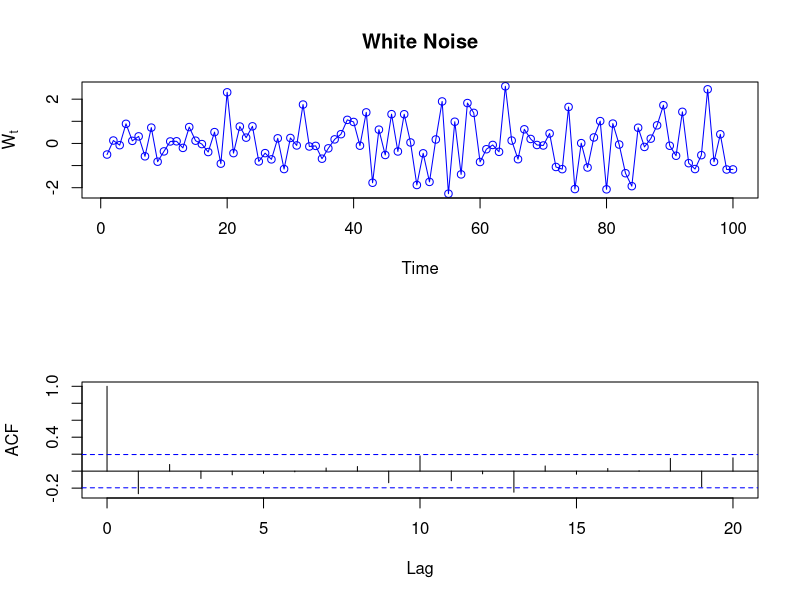
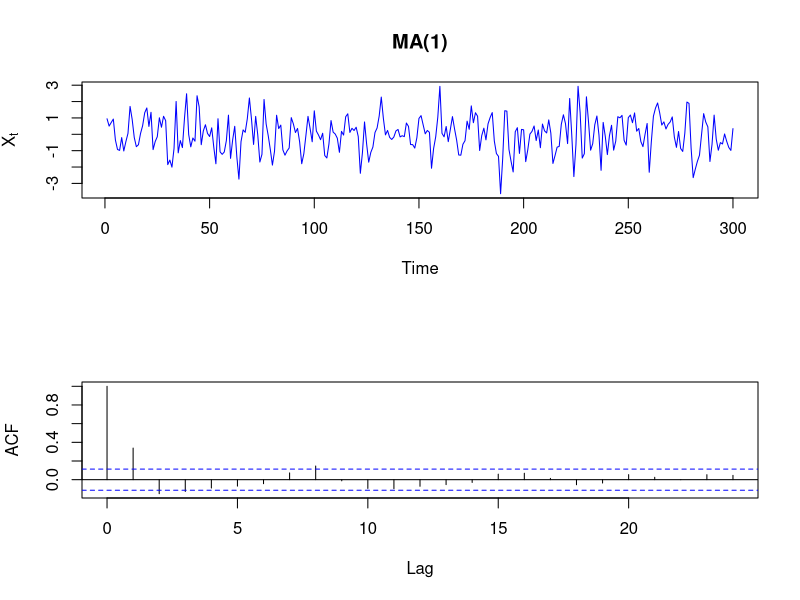
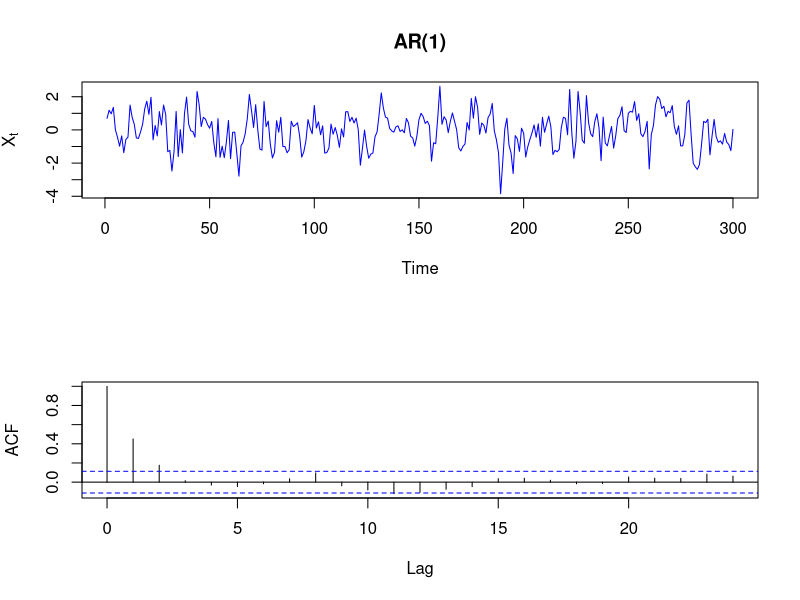
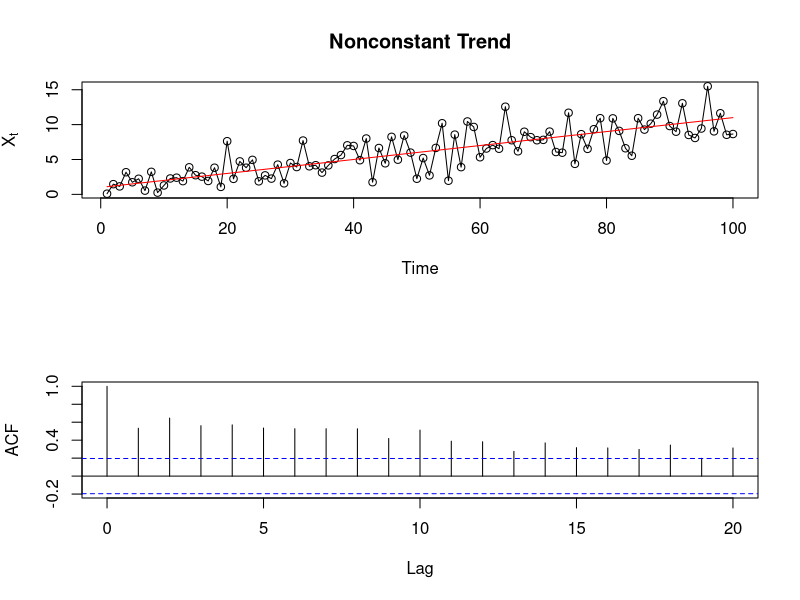
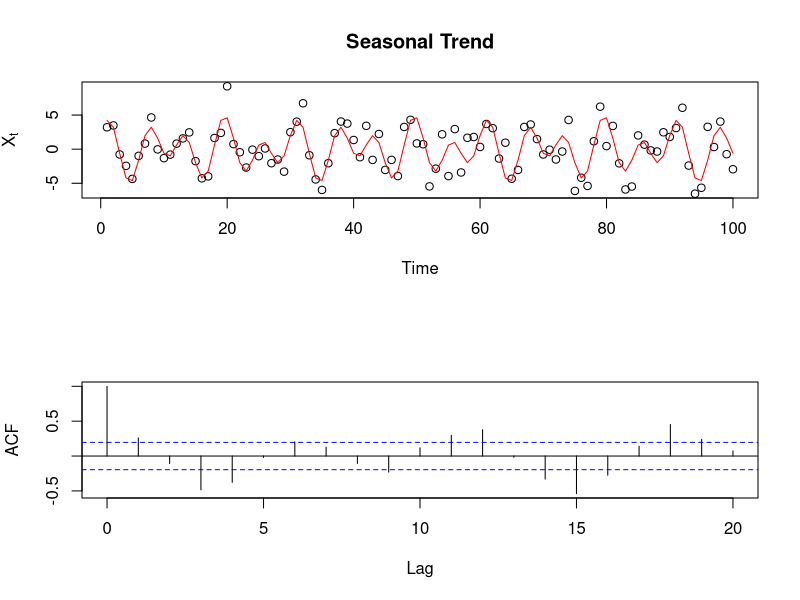
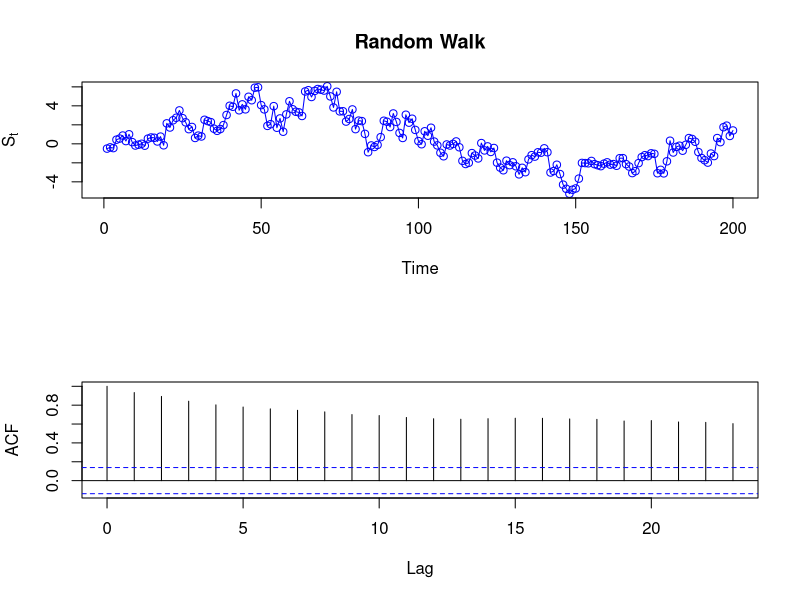

These charts were generated, in order, by the following R code:
## ---- chunk 1
set.seed(100); # This allows us to reproduce our results

par(mfrow=c(2,1)) #This gives us our graphs in 2 rows, 1 column

n=seq(1,100,1) #This gives our iterations starting from n=1 to n=100, with a step size of 1
WN=rnorm(100,0,1); #Here is the White Noise. rnorm(n,mean,std dev)
plot(n,WN,type="o",col="blue",main="White Noise",ylab=expression(W[t]),xlab="Time") #This plots the white noise

acf(WN, main="") #This plots the ACF. main="" turns the title off
## ---- chunk 2
set.seed(100) ;# This allows us to reproduce our results
par(mfrow=c(2,1)) #This gives us our graphs in 2 rows, 1 column

w<-rnorm(320,0,1) #noise with 20 extra iterations to avoid startup issues  
v<-filter(w, sides=1, c(1,.6))[-(1:20)] #MA(1). The c term represents the coefficients and the last term removes the first 20 iterations
plot.ts(v, main="MA(1)",col="blue",ylab=expression(X[t]),xlab="Time") #This plot the MA(1) model

acf(v, main="") #This plots the ACF.
## ---- chunk 3
set.seed(100); # This allows us to reproduce our results
par(mfrow=c(2,1)) #This gives us our graphs in 2 rows, 1 column

w<-rnorm(320,0,1) #noise with 20 extra iterations to avoid startup issues 
y<-filter(w, filter=c(.6), method="recursive")[-(1:20)] #AR(1). The c term represents the coefficients and the last term removes the first 20 iterations
plot.ts(y, main="AR(1)",col="blue",ylab=expression(X[t]),xlab="Time") #This plot the MA(1) model
acf(y,main="") #This plots the ACF.

## ---- chunk 4
set.seed(100); # This allows us to reproduce our results

par(mfrow=c(2,1)) #This gives us our graphs in 2 rows, 1 column
t=seq(1,100,1); #This gives our iterations starting from t=1 to t=100, with a step size of 1
Mt<-1+.1*t; #Linear Trend
Yt<-rnorm(length(t),0,2) #Y_t\sim WN(0,4)
Xt<-Mt+Yt #Time series with linear trend
plot.ts(Xt,type="o",xlab="Time",ylab=expression(X[t]),main="Nonconstant Trend") #This plots the time series with a nonconstant trend
lines(t,Mt,col="red") #This is the graph of linear trend itself
acf(Xt, main="") #This plots the ACF

## ---- chunk 5
set.seed(100);  # This allows us to reproduce our results
par(mfrow=c(2,1)) #This gives us our graphs in 2 rows, 1 column


t=seq(1,100,1) #This gives our iterations starting from t=1 to t=100, with a step size of 1
St<-2*cos(pi*t/5)+3*sin(pi*t/3) #Periodic Trend
Wt<-rnorm(length(t),0,2) #White Noise
Zt<-St+Wt #Time series with seasonal component
plot(t,Zt,xlab="Time",ylab=expression(X[t]), main="Seasonal Trend") #This plots our data points
lines(t,St,col="red") #This draws the curve fit
acf(Zt, main="") #This plots the ACF
## ---- chunk 6
set.seed(100); # This allows us to reproduce our results
par(mfrow=c(2,1)) #This gives us our graphs in 2 rows, 1 column
t=seq(1,200,1) #This gives our iterations starting from t=1 to t=200, with a step size of 1
Xt1<-rnorm(length(t),0,1) #X_{t}\sim WN(0,1)
St1<-cumsum(Xt1) #Here is the random walk
plot.ts(St1,type="o",col="blue", xlab="Time",ylab=expression(S[t]), main="Random Walk") #This plots the random walk
acf(St1, main="") #This plots the ACF
